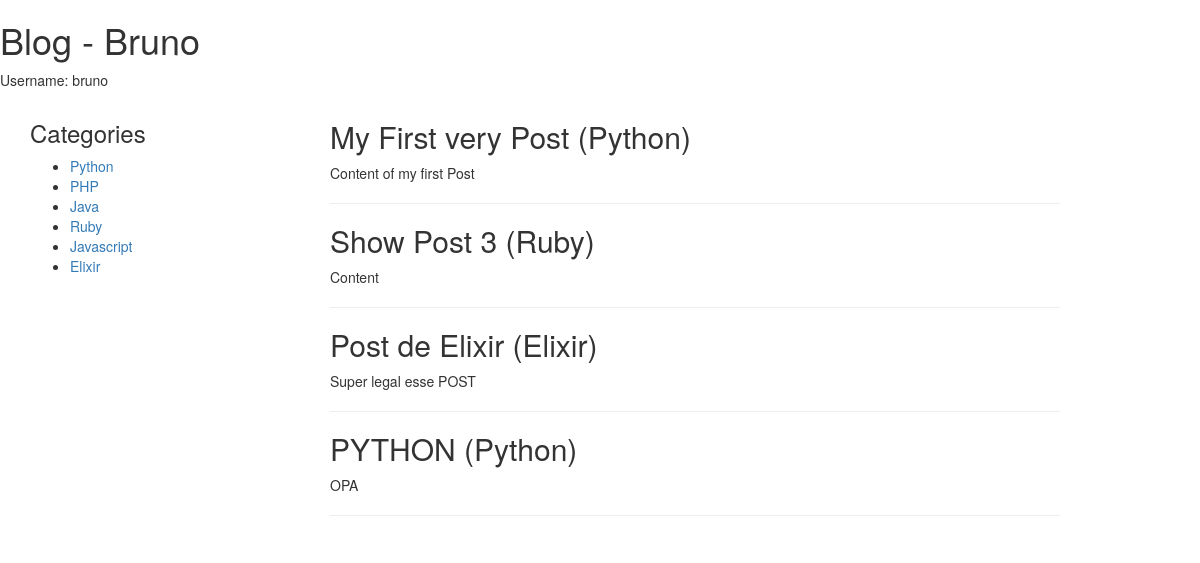
Screenshot of /blog (signed in) with the database file from the repository.
### blog/models.py (models this page shows, shortened)
class Category(models.Model):
    name = models.CharField(max_length=255)
    class Meta:
        verbose_name_plural = 'Categories'

class Post(models.Model):
    author = models.ForeignKey(User)
    category = models.ForeignKey(Category)
    name = models.CharField(max_length=255)
    content = models.TextField()
    STATUS_CHOICES = (
        ('Draft', 'Draft'),
        ('Published', 'Published'),
    )
    status = models.CharField(max_length=20, choices=STATUS_CHOICES, default='Draft')
    created_at = models.DateTimeField(auto_now_add=True)

### blog/views.py (the view)
def home(request):
    name = "Bruno"
    all_categories = Category.objects.all()
    category_python = Category.objects.get(name='Ruby')
    posts = Post.objects.filter(status='Published')
    context = {
        'name': name,
        'categories': all_categories,
        'posts': posts,
    }
    return render(request, 'blog/home.html', context)

### templates/blog/home.html (shortened to what this page needs)
{% extends "blog/layout.html" %}
{% block content %}
<section>
    {% for post in posts %}
    <article>
        <h2>{{ post.name }} ({{ post.category.name }})</h2>
        <p>
            {{post.content}}
        </p>
    </article>
    <hr>
    {% endfor %}
</section>
{% endblock %}

### templates/blog/layout.html (shortened to what this page needs)
<!doctype html>
<html lang="en">
<head>
    <link rel="stylesheet" href="https://maxcdn.bootstrapcdn.com/bootstrap/3.3.6/css/bootstrap.min.css"
>
</head>
<body>
<h1>Blog - {{ name }} </h1>
{% load gravatar %}
{% if request.user.is_authenticated %}
<p>
    Username: {{ request.user }} <img src="{% gravatar_url request.user.email 50 %}">
</p>
{% endif %}
<div class="container">
    <div class="col-md-3">
        <aside class="row">
            <h3>Categories</h3>
            <ul>
                {% for category in categories %}
                <li>
                   <a href="{% url 'blog.posts_by_category' category.pk %}"> {{ category.name }}</a>
                </li>
                {% endfor %}
            </ul>
        </aside>
    </div>
    <div class="col-md-8">
        {% block content %} {% endblock %}
    </div>
</div>
</body>
</html>

### rows the page displays
Category: name "Python"
Category: name "PHP"
Category: name "Java"
Category: name "Ruby"
Category: name "Javascript"
Category: name "Elixir"
Post: name "My First very Post", category.name "Python", content "Content of my first Post"
Post: name "Show Post 3", category.name "Ruby", content "Content"
Post: name "Post de Elixir", category.name "Elixir", content "Super legal esse POST"
Post: name "PYTHON", category.name "Python", content "OPA"

### other values shown
{{ name }} "Bruno"
{{ request.user }} "bruno"
